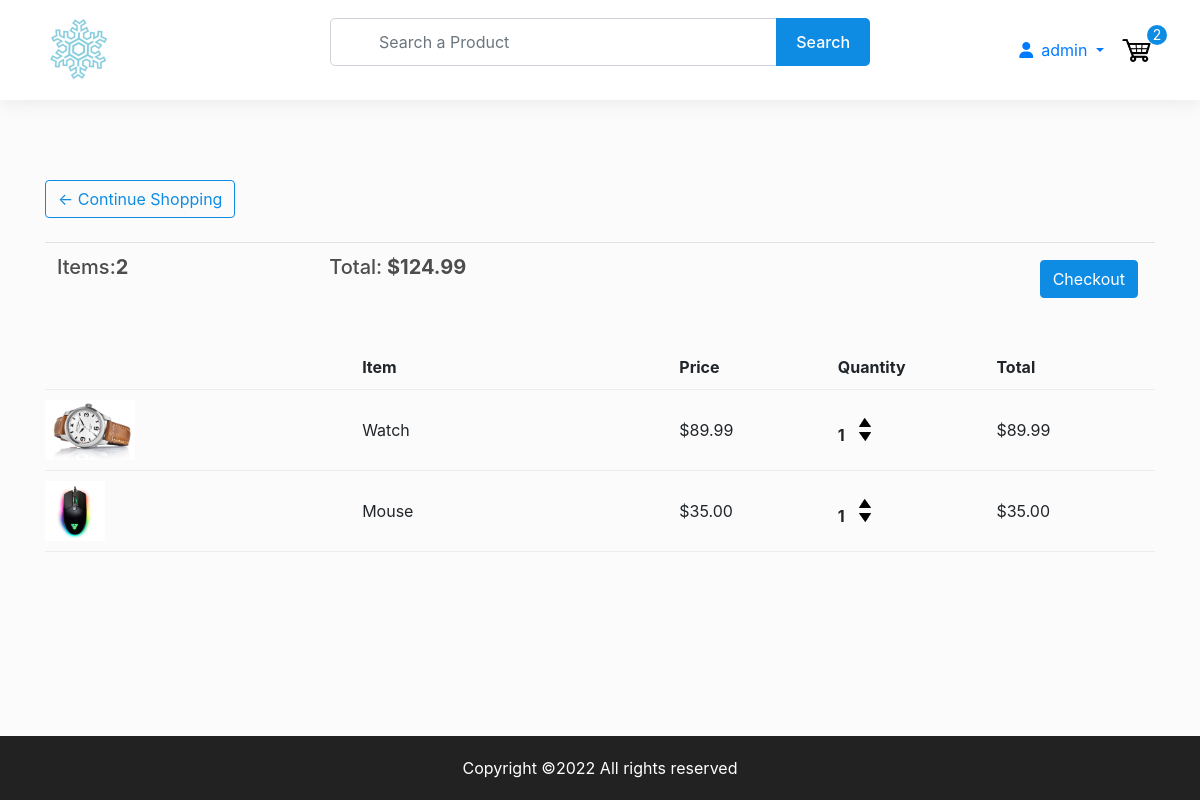
/cart/ (signed in), run on an earlier commit of the app's database.
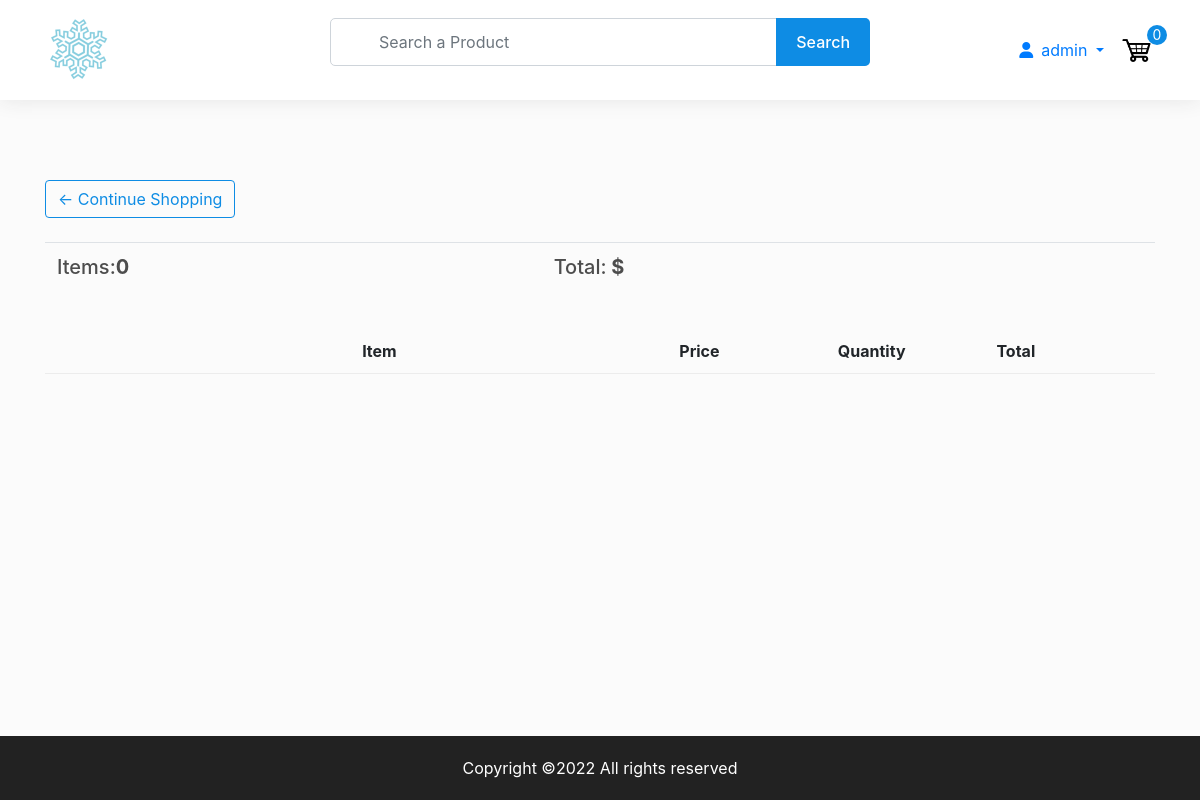
And on a later commit of the database.
### store/models.py (models this page shows, shortened)
class Order(models.Model):
    customer = models.ForeignKey(
        Customer, on_delete=models.CASCADE, blank=True, null=True
    )
    items = models.ManyToManyField(OrderItem)
    date_orderd = models.DateTimeField(auto_now_add=True)
    ordered = models.BooleanField(default=False, null=False, blank=False)
    being_delivered = models.BooleanField(default=False)
    transaction_id = models.CharField(max_length=200, null=True)
    total_price = models.FloatField(max_length=200, null=True)  # added
    sphipping_address = models.ForeignKey(
        "ShippingAddress", on_delete=models.SET_NULL, blank=True, null=True
    )
    payment = models.ForeignKey(
        "Payment", on_delete=models.SET_NULL, blank=True, null=True
    )
    @property
    def get_total(self):
        total = 0
        for order_items in self.items.all():
            total = total + order_items.get_total_item_price
        return total
    @property
    def get_cart_items(self):
        total = 0
        for order_item in self.items.all():
            total += order_item.quantity
        return total

class OrderItem(models.Model):
    customer = models.ForeignKey(
        Customer, on_delete=models.CASCADE, blank=True, null=True
    )
    product = models.ForeignKey(Product, on_delete=models.CASCADE, null=True)
    quantity = models.IntegerField(default=0, null=True, blank=True)
    ordered = models.BooleanField(default=False)
    @property
    def get_total_item_price(self):
        total = self.product.price * self.quantity
        return total

class Product(models.Model):
    name = models.CharField(max_length=200, null=True)
    price = models.DecimalField(max_digits=7, decimal_places=2)
    digital = models.BooleanField(default=False, null=True, blank=False)
    image = models.ImageField(null=True, blank=True)
    status = models.BooleanField(default=False, null=True, blank=False)  # changed
    description = models.TextField(max_length=1000, null=True, blank=True)  # added
    @property
    def imageURL(self):
        try:
            url = self.image.url
        except:
            url = ""
        return url

### store/views.py (the view)
# urls.py: path("cart/", views.cart, name="cart"),
@login_required(login_url="login")
def cart(request):
    try:
        customer = get_object_or_404(Customer, user=request.user)
        order = Order.objects.get(customer=customer, ordered=False)
        context = {"object": order}
        return render(request, "store/cart.html", context)
    except ObjectDoesNotExist:
        messages.warning(request, "You do not have an active order")
        context = {}
        return render(request, "store/cart.html", context)

### context_processors/context_processors.py (called while the page is built, shortened)
def total_cart_items(request):
    if request.user.is_authenticated:
        customer = Customer.objects.filter(user=request.user).first()
        if customer is None:
            return {"totalCartItems": 0}
        order = Order.objects.filter(customer=customer, ordered=False).first()
        if order is None:
            return {"totalCartItems": 0}
        cartItems = order.get_cart_items
    return {"totalCartItems": cartItems}

### store/templates/store/cart.html (shortened to what this page needs)
{% extends 'store/header.html' %}
{% load static %}
{% block content %}
	<section>
		<div class="container">
			<div class="row">
				<div class="col-lg-12">
					<div class="box-element">
						<a  class="btn btn-outline-primary" href="{% url 'store' %}">&#x2190; Continue Shopping</a>
						<br>
						<br>
						<table class="table">
							<tr>
								<th><h5>Items:<strong id="total_cart_items">{{totalCartItems}}</strong></h5></th>
								<th><h5>Total:<strong id="total_price"> ${{object.get_total}}</strong></h5></th>
								<th>
									{% if object.get_total %}
									<a  style="float:right; margin:5px;" class="btn btn-primary" href="{% url 'checkout' %}">Checkout</a>
									{% endif %}
								</th>
							</tr>
						</table>
					</div>
					<br>
					<div class="box-element">
						<div class="cart-row">
							<div style="flex:2"><strong>Item</strong></div>
							<div style="flex:1"><strong>Price</strong></div>
							<div style="flex:1"><strong>Quantity</strong></div>
							<div style="flex:1"><strong>Total</strong></div>
						</div>
						{% for item in object.items.all %}
						<div class="cart-row" id="rowid{{item.product.id}}">
							<div style="flex:2"><img class="row-image" src="{{item.product.imageURL}}"></div>
							<div style="flex:2"><p>{{item.product.name}}</p></div>
							<div style="flex:1"><p id="price{{item.product.id}}">${{item.product.price|floatformat:2}}</p></div>
							<div style="flex:1">
								<p class="quantity" id="q{{item.product.id}}">{{item.quantity}}</p>
								<div class="quantity">
									<a href="{% url 'add_to_cart' %}" class="add-btn" id="{{item.product.id}}"><img class="chg-quantity" src="{% static  'images/arrow-up.png' %}"></a>
									<a href="{% url 'remove_from_cart' %}" class="remove-btn" id="{{item.product.id}}"><img class="chg-quantity" src="{% static  'images/arrow-down.png' %}"></a>
								</div>
							</div>
							<div style="flex:1"><p id="tprice{{item.product.id}}">${{item.get_total_item_price}}</p></div>
						</div>
						{% endfor %}
					</div>
				</div>
			</div>
		</div>
	</section>
{% endblock content %}

### store/templates/store/header.html (shortened to what this page needs)
<!DOCTYPE html>
{% load static %}
<html>
    <head>
        <link
            rel="stylesheet"
            href="https://stackpath.bootstrapcdn.com/bootstrap/4.4.1/css/bootstrap.min.css"
        />
        <link
            rel="stylesheet"
            type="text/css"
            href="{% static 'css/style.css' %}"
        />
        <link rel="stylesheet" href="https://cdnjs.cloudflare.com/ajax/libs/lightgallery/2.3.0/css/lightgallery-bundle.min.css" />
        <link
        rel="stylesheet"
        href="https://unpkg.com/@trevoreyre/autocomplete-js/dist/style.css"
        />
        <link rel='stylesheet' href='https://maxcdn.bootstrapcdn.com/font-awesome/4.5.0/css/font-awesome.min.css' >
    </head>
    <body>
        <div id="page-container">
            <header>
                <div class="container">
                    <div class="row align-items-center">
                        <div class="col-6 col-lg-3 order-1">
                            <a href="{% url 'store' %}" class="logo mr-5">
                                <img src="{% static 'images/logo-1.png' %}" />
                            </a>
                        </div>
                        <div class="col-lg-6 order-3 order-lg-2 mt-2 mt-lg-0">
                            <form id="autocomplete" class="autocomplete" action="/search" method="get">
                                <div class="form-group mb-0">
                                    <input type="text" class="autocomplete-input form-control sm-2 mr-5 pl-5" name="search" placeholder="Search a Product">
                                </div>
                                <button type="submit">Search</button>
                            </form>
                        </div>
                        <div class="col-6 col-lg-3 order-2 order-lg-3">
                            <div class="header-right d-flex align-items-center justify-content-end">
                                {% if request.user.is_authenticated %}
                                    <div class="dropdown">
                                        <a href="#" class="dropdown-toggle" data-toggle="dropdown" aria-haspopup="true" aria-expanded="false">
                                            <i class="fa fa-user mr-2"></i>{{request.user}}
                                        </a>
                                    </div>
                                {% else %}
                                    <a href="{% url 'login' %}" class="btn btn-outline-primary">Login</a>
                                {% endif %}
                                <div class="cart ml-3">
                                    <a href="{% url 'cart' %}">
                                        <img src="{% static 'images/cart.png' %}" />
                                    </a>
                                    <p id="totalCartNo">{{totalCartItems}}</p>
                                </div>
                            </div>
                        </div>
                    </div>
                </div>
            </header>
            <div id="content-wrap">
                {% block content %}
                {% endblock content %}
            </div>
            <footer>
                <div class="container text-center">
                    <p>Copyright ©2022 All rights reserved</p>
                </div>
            </footer>
        </div>
    </body>
</html>

What changed in the data, as far as the page shows it:
removed Order: get_total "124.99"
removed OrderItem: product.imageURL (picture), product.name "Watch", product.price "89.99", quantity "1", get_total_item_price "89.99"
removed OrderItem: product.imageURL (picture), product.name "Mouse", product.price "35.00", quantity "1", get_total_item_price "35.00"
Also different on the page:
{{ totalCartItems }}: "2" → "0"
text no longer shown: "Checkout"
